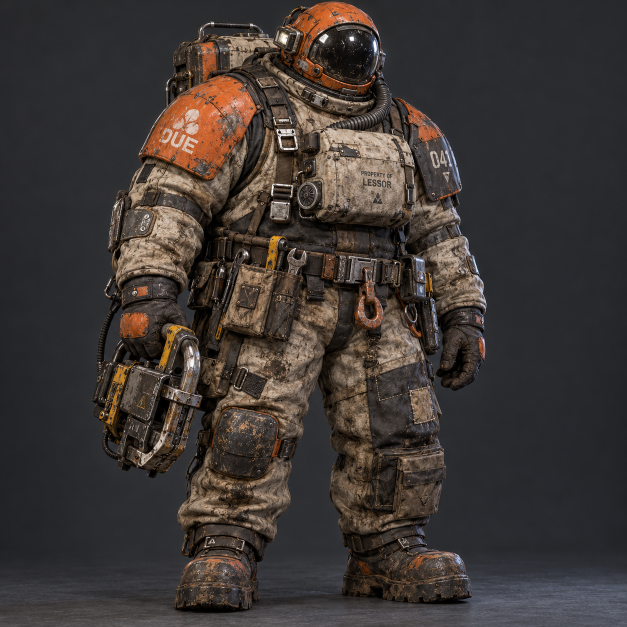
#> input picture assets/source/A001-crew-threat/A001-01.png, 1254 x 1254 px (shown at 1/2 size); its folder holds 4 pictures in this run
$ python build-sheets.py
#> lines starting #> are read from the running program, lines starting #| are printed output that depends on the picture
"""Rebuild deterministic labelled review sheets; no source art is altered."""
from pathlib import Path
from PIL import Image, ImageDraw, ImageFont, ImageOps

ROOT = Path(__file__).resolve().parents[3]
SRC = ROOT / 'assets/source/A001-crew-threat'
OUT = Path(__file__).resolve().parent
FONT = '/System/Library/Fonts/Supplemental/Arial.ttf'
TITLE = ImageFont.truetype(FONT, 42)
LABEL = ImageFont.truetype(FONT, 27)
SMALL = ImageFont.truetype(FONT, 21)
NAMES = ['Orange hauler', 'Yellow cutter', 'Teal heavy rig', 'Red medic-scrounger',
         'Cobalt drone tech', 'Violet shipbreaker', 'Overhead / neutral deck',
         'Overhead / ship lighting', 'Rogue ship AI', 'Security robots',
         'Acid stalker / medbay', 'Suit-wearing horror', 'Rival pirate crew',
         'Wildcard / scrap predator', 'Medbay-corridor-cargo key art']

def canvas(size, title, subtitle):
#> called with size = (1800, 1880), title = 'GRAVE RATS / A001 / CREW'
    im = Image.new('RGB', size, '#11171c')
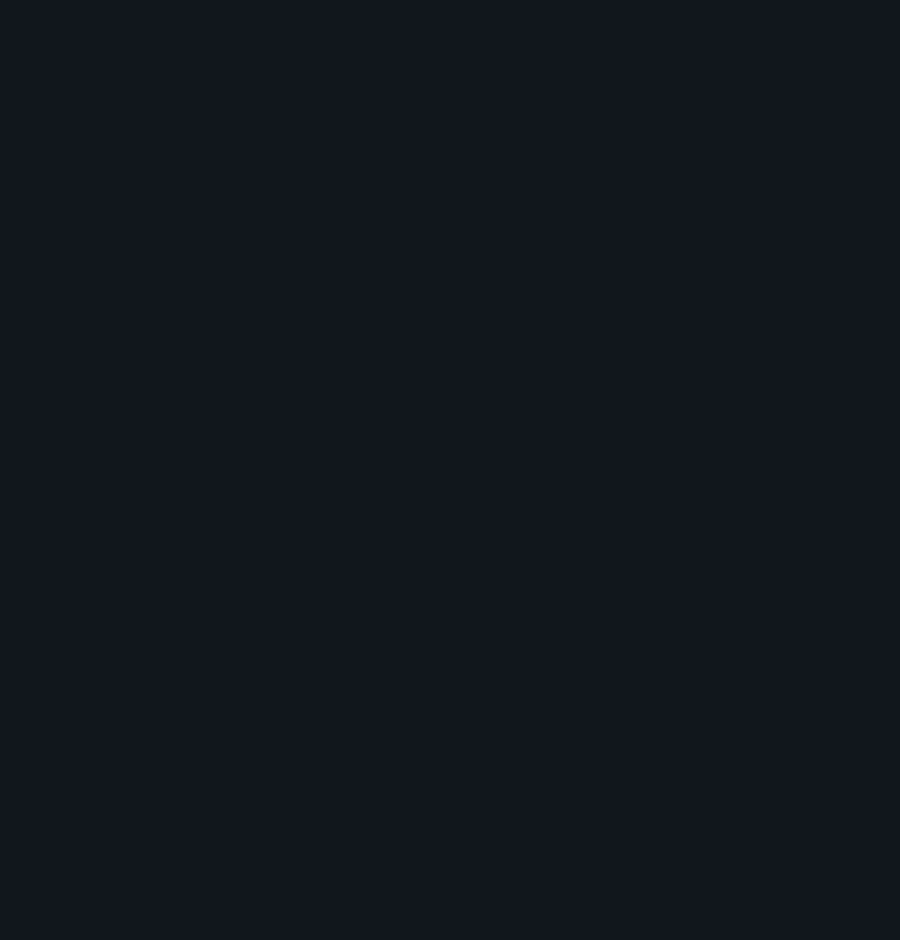
#> im: PIL image 1800x1880 RGB (shown at 1/2 size); mean R, G, B 17, 23, 28
    d = ImageDraw.Draw(im)
    d.text((30, 22), title, font=TITLE, fill='#f1eee6')
    d.text((30, 78), subtitle, font=SMALL, fill='#aebbc5')
    return im

def panel(out, num, box, small=False):
#> called with num = 1, box = (0, 120, 600, 550), small = False
    x,y,w,h = box
    d = ImageDraw.Draw(out)
    font = SMALL if small else LABEL
    d.text((x+14,y+8), f'A001-{num:02}  {NAMES[num-1]}', font=font, fill='#f1eee6')
    with Image.open(SRC / f'A001-{num:02}.png') as src:
#> src is the input picture: PIL image 1254x1254 RGB; mean R, G, B 61.6, 55.1, 52.2
        img = ImageOps.contain(src.convert('RGB'), (w-24,h-56), Image.Resampling.LANCZOS)
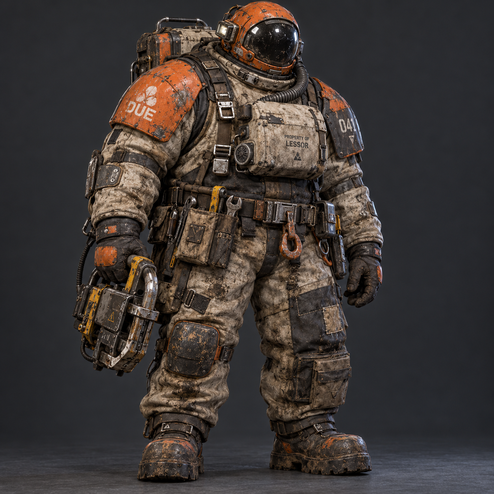
#> img: PIL image 494x494 RGB; mean R, G, B 61.6, 55.1, 52.3
        out.paste(img, (x+(w-img.width)//2, y+48+(h-56-img.height)//2))
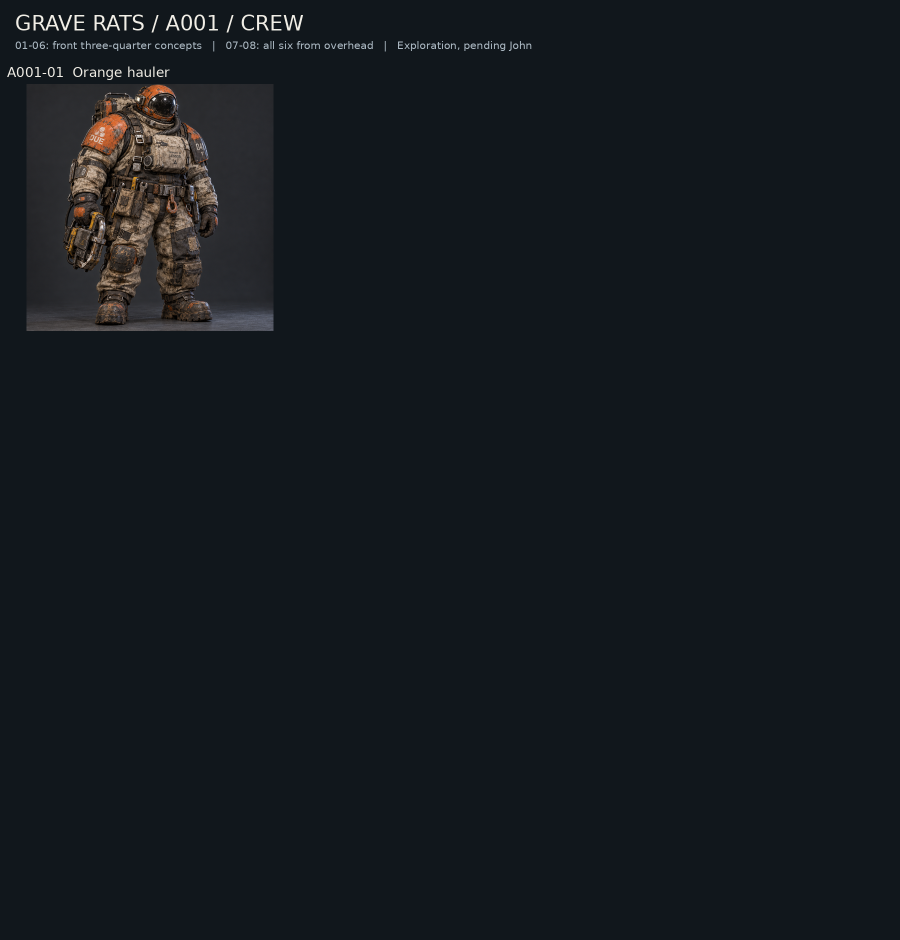
#> out: PIL image 1800x1880 RGB (shown at 1/2 size); mean R, G, B 20.9, 25.9, 30.4

crew = canvas((1800,1880), 'GRAVE RATS / A001 / CREW', '01-06: front three-quarter concepts   |   07-08: all six from overhead   |   Exploration, pending John')
for n in range(1,7):
    panel(crew,n,(((n-1)%3)*600,120+((n-1)//3)*550,600,550))
#> pass 2 of the loop `for n in range(1,7):`:
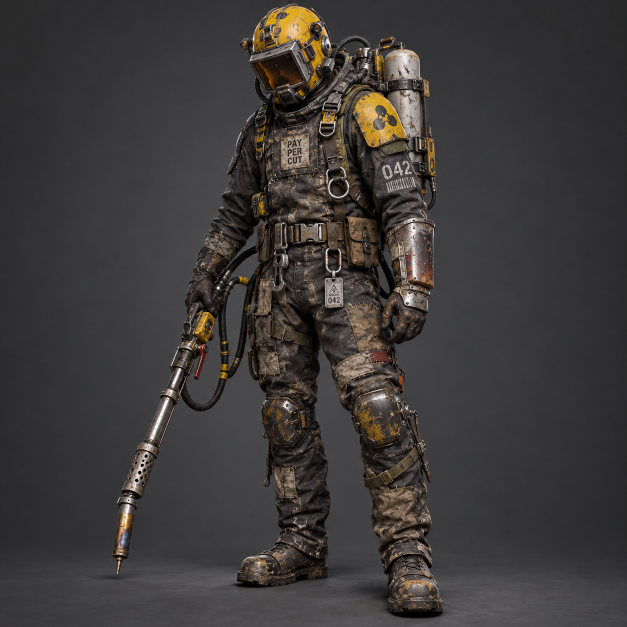
#> input picture assets/source/A001-crew-threat/A001-02.png, 1254 x 1254 px (shown at 1/2 size)
#> in panel, src is the input picture: PIL image 1254x1254 RGB; mean R, G, B 61.4, 58.5, 57.4
#> in panel (call 2), `img = ImageOps.contain(src.convert('RGB'), (w-24,h-56), Image.Resampli..`:
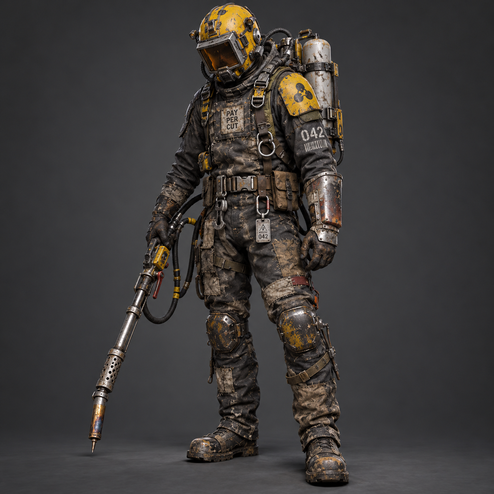
#> img: PIL image 494x494 RGB; mean R, G, B 61.4, 58.5, 57.4
#> in panel (call 2), `out.paste(img, (x+(w-img.width)//2, y+48+(h-56-img.height)//2))`:
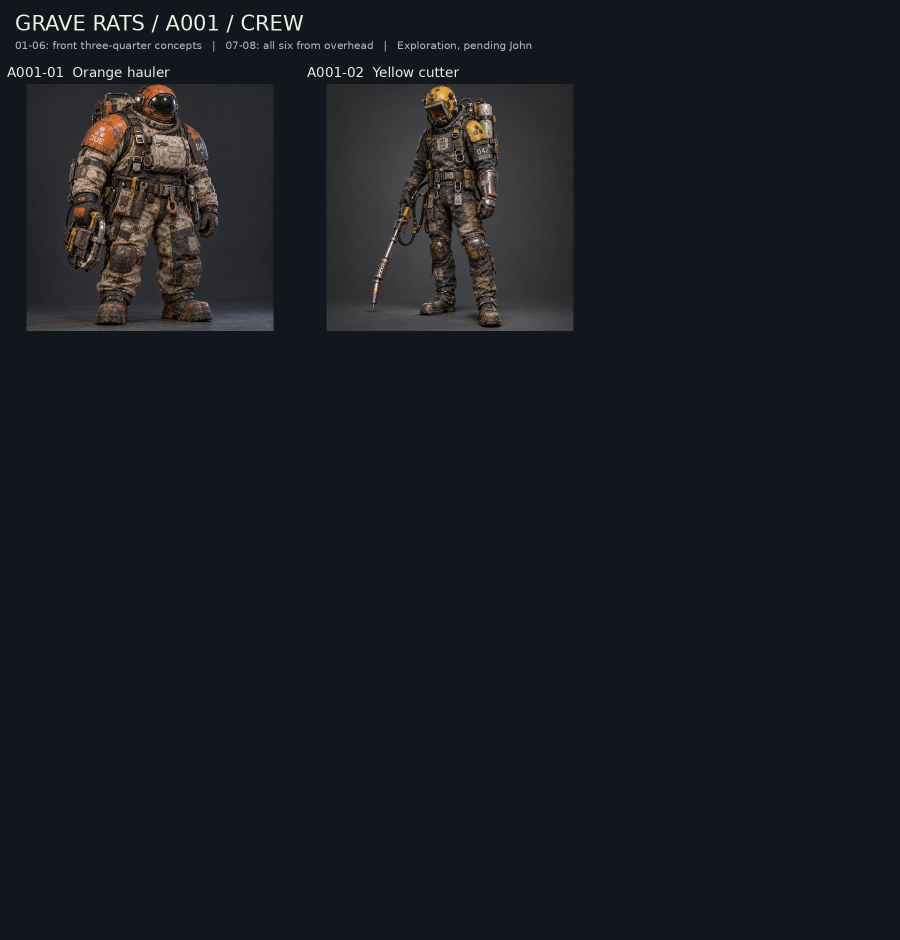
#> out: PIL image 1800x1880 RGB (shown at 1/2 size); mean R, G, B 24.2, 28.6, 32.6
#> (the run stopped early here; a loop or call above may not have finished)
